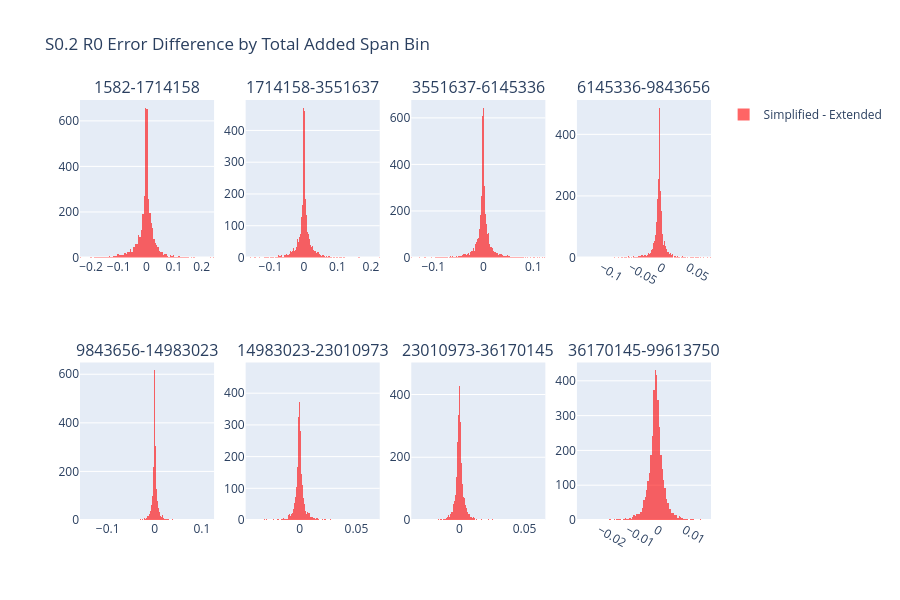

The cell this chart's notebook holds for it:
### Code cell
error_diff_by_total_added_span_bin(unary, S0_2_R0_static)

### Figure 1 — Plotly figure (JSON) as saved in the notebook; plotly's stock layout.template omitted (floating-point values rounded to 4 significant figures; data arrays with more than 128 entries replaced by an {"elided": "..."} marker saying what was removed)
{"data": [{"marker": {"color": "red"}, "name": "Simplified - Extended", "opacity": 0.6, "showlegend": true, "type": "histogram", "x": {"elided": "3747 float values"}, "xaxis": "x", "yaxis": "y"}, {"marker": {"color": "red"}, "name": "Simplified - Extended", "opacity": 0.6, "showlegend": false, "type": "histogram", "x": {"elided": "3747 float values"}, "xaxis": "x2", "yaxis": "y2"}, {"marker": {"color": "red"}, "name": "Simplified - Extended", "opacity": 0.6, "showlegend": false, "type": "histogram", "x": {"elided": "3746 float values"}, "xaxis": "x3", "yaxis": "y3"}, {"marker": {"color": "red"}, "name": "Simplified - Extended", "opacity": 0.6, "showlegend": false, "type": "histogram", "x": {"elided": "3747 float values"}, "xaxis": "x4", "yaxis": "y4"}, {"marker": {"color": "red"}, "name": "Simplified - Extended", "opacity": 0.6, "showlegend": false, "type": "histogram", "x": {"elided": "3746 float values"}, "xaxis": "x5", "yaxis": "y5"}, {"marker": {"color": "red"}, "name": "Simplified - Extended", "opacity": 0.6, "showlegend": false, "type": "histogram", "x": {"elided": "3747 float values"}, "xaxis": "x6", "yaxis": "y6"}, {"marker": {"color": "red"}, "name": "Simplified - Extended", "opacity": 0.6, "showlegend": false, "type": "histogram", "x": {"elided": "3746 float values"}, "xaxis": "x7", "yaxis": "y7"}, {"marker": {"color": "red"}, "name": "Simplified - Extended", "opacity": 0.6, "showlegend": false, "type": "histogram", "x": {"elided": "3747 float values"}, "xaxis": "x8", "yaxis": "y8"}], "layout": {"annotations": [{"font": {"size": 16}, "showarrow": false, "text": "1582-1714158", "x": 0.1062, "xanchor": "center", "xref": "paper", "y": 1, "yanchor": "bottom", "yref": "paper"}, {"font": {"size": 16}, "showarrow": false, "text": "1714158-3551637", "x": 0.3688, "xanchor": "center", "xref": "paper", "y": 1, "yanchor": "bottom", "yref": "paper"}, {"font": {"size": 16}, "showarrow": false, "text": "3551637-6145336", "x": 0.6313, "xanchor": "center", "xref": "paper", "y": 1, "yanchor": "bottom", "yref": "paper"}, {"font": {"size": 16}, "showarrow": false, "text": "6145336-9843656", "x": 0.8938, "xanchor": "center", "xref": "paper", "y": 1, "yanchor": "bottom", "yref": "paper"}, {"font": {"size": 16}, "showarrow": false, "text": "9843656-14983023", "x": 0.1062, "xanchor": "center", "xref": "paper", "y": 0.375, "yanchor": "bottom", "yref": "paper"}, {"font": {"size": 16}, "showarrow": false, "text": "14983023-23010973", "x": 0.3688, "xanchor": "center", "xref": "paper", "y": 0.375, "yanchor": "bottom", "yref": "paper"}, {"font": {"size": 16}, "showarrow": false, "text": "23010973-36170145", "x": 0.6313, "xanchor": "center", "xref": "paper", "y": 0.375, "yanchor": "bottom", "yref": "paper"}, {"font": {"size": 16}, "showarrow": false, "text": "36170145-99613750", "x": 0.8938, "xanchor": "center", "xref": "paper", "y": 0.375, "yanchor": "bottom", "yref": "paper"}], "barmode": "overlay", "height": 600, "title": {"text": "S0.2 R0 Error Difference by Total Added Span Bin"}, "xaxis": {"anchor": "y", "domain": [0, 0.2125]}, "xaxis2": {"anchor": "y2", "domain": [0.2625, 0.475]}, "xaxis3": {"anchor": "y3", "domain": [0.525, 0.7375]}, "xaxis4": {"anchor": "y4", "domain": [0.7875, 1]}, "xaxis5": {"anchor": "y5", "domain": [0, 0.2125]}, "xaxis6": {"anchor": "y6", "domain": [0.2625, 0.475]}, "xaxis7": {"anchor": "y7", "domain": [0.525, 0.7375]}, "xaxis8": {"anchor": "y8", "domain": [0.7875, 1]}, "yaxis": {"anchor": "x", "domain": [0.625, 1]}, "yaxis2": {"anchor": "x2", "domain": [0.625, 1]}, "yaxis3": {"anchor": "x3", "domain": [0.625, 1]}, "yaxis4": {"anchor": "x4", "domain": [0.625, 1]}, "yaxis5": {"anchor": "x5", "domain": [0, 0.375]}, "yaxis6": {"anchor": "x6", "domain": [0, 0.375]}, "yaxis7": {"anchor": "x7", "domain": [0, 0.375]}, "yaxis8": {"anchor": "x8", "domain": [0, 0.375]}}}
